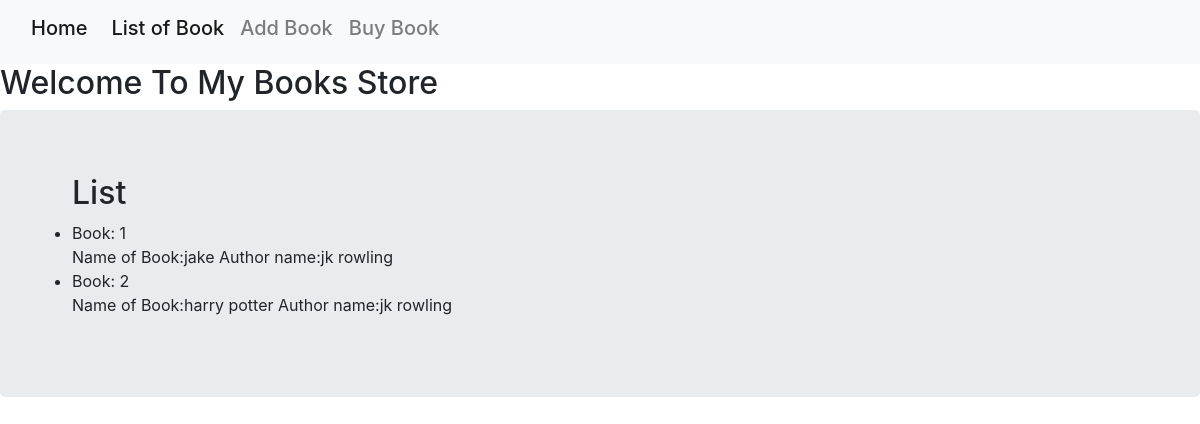
/list, run on an earlier commit of the app's database.
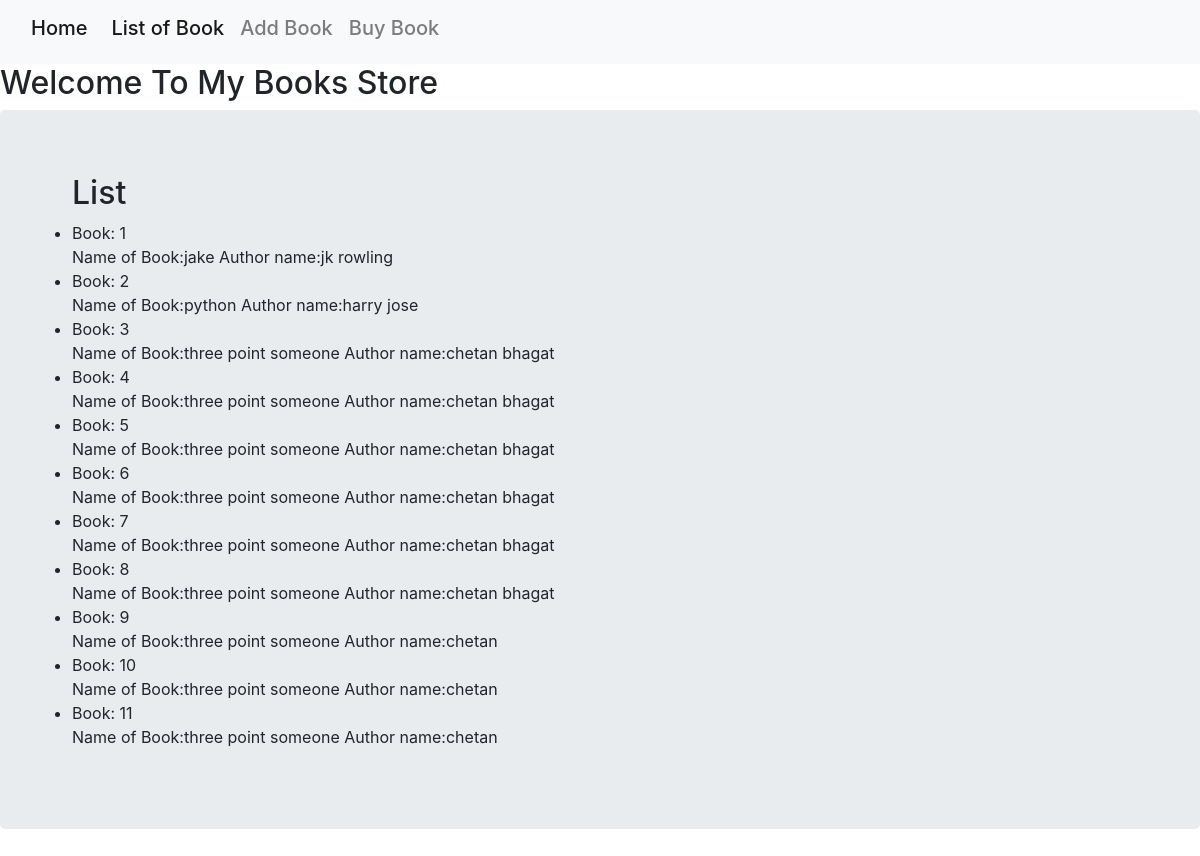
And on a later commit of the database.
### Book_APP/models.py (models this page shows, shortened)
class Book_Table(db.Model):
    ___tablename__ = 'Book'
    id = db.Column(db.Integer,primary_key = True)
    name = db.Column(db.Text)
    author = db.Column(db.Text)
    def __repr__(self):
        return ("Name of Book:{}\n"
                 "Author name:{}".format(self.name,self.author))

### app.py (the view)
@app.route('/list')
def list():
    books = Book_Table.query.all()
    return render_template('list.html',books=books)

### Book_APP/templates/list.html
{% extends "base.html" %}
{% block content %}
<div class="jumbotron">
<ul>
    <h2>List</h2>
    {% for book in books %}
    <li>Book: {{book.id}}
    <br> {{book}}</li>
    {% endfor %}
</ul>
</div>
{% endblock %}

### Book_APP/templates/base.html (shortened to what this page needs)
<!DOCTYPE html>
<html>
    <head lang="en">
    <link rel="stylesheet" href="https://maxcdn.bootstrapcdn.com/bootstrap/4.0.0/css/bootstrap.min.css">
    </head>
    <body>
              <nav class="navbar navbar-expand-lg navbar-light bg-light">
                <div class="container-fluid">
                  <a class="navbar-brand" href="{{url_for('index')}}"><h5>Home</h5></a>
                  <div class="collapse navbar-collapse" id="navbarNav">
                    <ul class="navbar-nav">
                      <li class="nav-item">
                        <a class="nav-link active" aria-current="page" href="{{ url_for('list') }}"><h5>List of Book</h5></a>
                      </li>
                      <li class="nav-item">
                        <a class="nav-link" href="{{ url_for('add') }}"><h5>Add Book</h5></a>
                      </li>
                      <li class="nav-item">
                        <a class="nav-link" href="{{ url_for('delete') }}"><h5>Buy Book</h5></a>
                      </li>
                    </ul>
                  </div>
                </div>
              </nav>
              <h2>Welcome To My Books Store</h2>
        {% block content %}
        {% endblock %}
    </body>
</html>

What changed in the data, as far as the page shows it:
changed Book_Table id 2: name+author "Name of Book:harry potter Author name:jk rowling" → "Name of Book:python Author name:harry jose"
added Book_Table: id "3", name+author "Name of Book:three point someone Author name:chetan bhagat"
added Book_Table: id "4", name+author "Name of Book:three point someone Author name:chetan bhagat"
added Book_Table: id "5", name+author "Name of Book:three point someone Author name:chetan bhagat"
added Book_Table: id "6", name+author "Name of Book:three point someone Author name:chetan bhagat"
added Book_Table: id "7", name+author "Name of Book:three point someone Author name:chetan bhagat"
added Book_Table: id "8", name+author "Name of Book:three point someone Author name:chetan bhagat"
added Book_Table: id "9", name+author "Name of Book:three point someone Author name:chetan"
added Book_Table: id "10", name+author "Name of Book:three point someone Author name:chetan"
added Book_Table: id "11", name+author "Name of Book:three point someone Author name:chetan"
